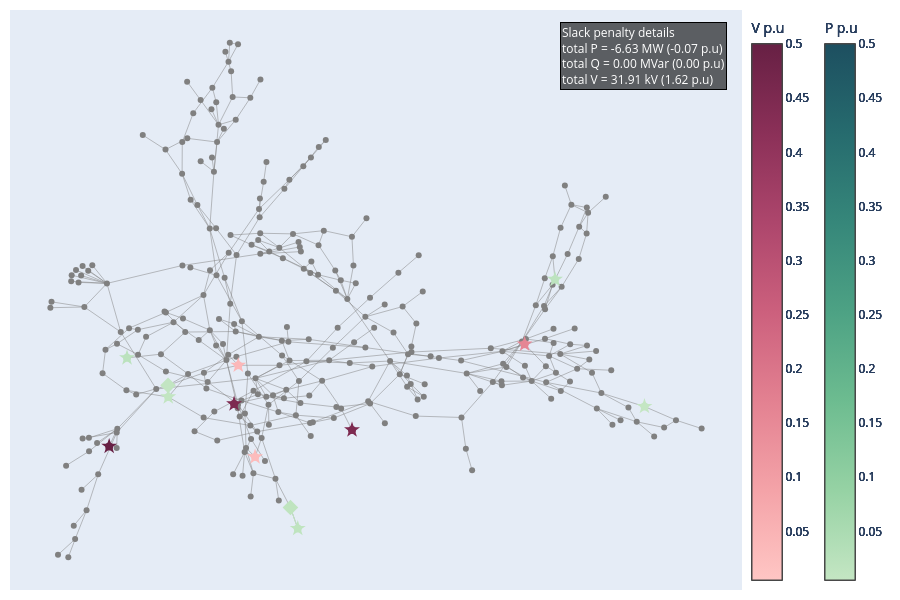

This figure's notebook cell:
### Markdown cell above
# Correction 5 : -3.2459 B528-L

### Code cell
# slack_info 
pertubation1 = "5"
data_correction5 = pd.read_csv(
    network_name +"_" + pertubation1 + ".csv",
    sep=";",
    engine="python",
    index_col=False,
   # on_bad_lines="skip",
)
# network = pn.load('./Outputs/' + network_name+"-corrected-"+pertubation1 + extension_in)
new_row = pd.read_csv(network_name+"_"+pertubation1+"_optim_info.csv", sep=";", engine="python", index_col=False)
optim_info = pd.concat([optim_info, new_row], ignore_index=True)
data_grouped_5 = data_correction5.groupby('busId')[['type','slackValue_pu','slackValue','gen','controlevoltage','transfo','shunt','load','info']].agg(unique_list)
data_grouped_5['Total_slack_abs'] = data_grouped_5['slackValue_pu'].apply(lambda x: builtins.sum(abs(slack) for slack in x) if isinstance(x, list) else abs(x))
data_grouped_5 = data_grouped_5.join(
    V_nom.drop_duplicates(subset='bus_id')[selected_columns].set_index('bus_id'),
    how='left'
)
G_5, dist, pos = network_construction(edges, data_grouped_5)
clusters = slack_subgraph(G_5, data_grouped_5)
data_grouped_5 = cluster_subgraph(G_5, clusters, data_grouped_5, dist)
fig = plot_slack_cluster(G_5, pos, clusters,data_grouped_5,data, col_centroid='centroid')
fig.show()

### Figure 1 — Plotly figure (JSON) as saved in the notebook; plotly's stock layout.template omitted (floating-point values rounded to 4 significant figures; data arrays with more than 128 entries replaced by an {"elided": "..."} marker saying what was removed)
{"data": [{"hovertemplate": "%{text}<extra></extra>", "line": {"color": "grey", "width": 0.5}, "mode": "lines", "name": "edges", "text": {"elided": "818 str values"}, "type": "scatter", "x": {"elided": "1227 float values"}, "y": {"elided": "1227 float values"}}, {"hovertemplate": "%{text}<extra></extra>", "marker": {"color": "gray", "size": 6}, "mode": "markers", "name": "All nodes", "text": {"elided": "287 str values"}, "type": "scatter", "x": {"elided": "287 float values"}, "y": {"elided": "287 float values"}}, {"hovertemplate": "%{text}<extra></extra>", "marker": {"cmax": 0.5, "cmin": 0.005093, "color": "rgb(196, 230, 195)", "colorbar": {"title": {"text": "P p.u"}, "x": 1.1}, "colorscale": [[0, "rgb(196, 230, 195)"], [0.1667, "rgb(150, 210, 164)"], [0.3333, "rgb(109, 188, 144)"], [0.5, "rgb(77, 162, 132)"], [0.6667, "rgb(54, 135, 122)"], [0.8333, "rgb(38, 107, 110)"], [1, "rgb(29, 79, 96)"]], "size": 12, "symbol": "star"}, "mode": "markers", "name": "Centroids", "text": ["Centroid: VL27_0<br>Gen: [nan]<br>Controle voltage type: N/A<br>Controle voltage location: N/A<br>Controle voltage status: N/A<br>Transfo: [nan]<br>Shunt: [nan]<br>Load: ['VL27_0_load']<br>number of nodes: 1<br>Nominal V = 115.0 kV<br><br>Total P = -0.5093 MW (-0.01 p.u)<br>Total Q = 0.00 MVar (0.00 p.u)<br>Total V = 0.00 kV (0.0000 p.u)"], "type": "scatter", "x": [0.7627], "y": [-0.2817]}, {"line": {"color": "rgb(196, 230, 195)", "width": 1}, "mode": "lines", "type": "scatter", "x": [], "y": []}, {"hovertemplate": "%{text}<extra></extra>", "marker": {"color": "rgb(196, 230, 195)", "size": 8, "symbol": "circle"}, "mode": "markers", "text": ["VL27_0<br>slack: [-0.005093] p.u <br>type: ['P']"], "type": "scatter", "x": [0.7627], "y": [-0.2817]}, {"hovertemplate": "%{text}<extra></extra>", "marker": {"cmax": 0.5, "cmin": 0.005093, "color": "rgb(252, 188, 188)", "colorbar": {"title": {"text": "V p.u"}, "x": 1}, "colorscale": [[0, "rgb(255, 198, 196)"], [0.1667, "rgb(244, 163, 168)"], [0.3333, "rgb(227, 129, 145)"], [0.5, "rgb(204, 96, 125)"], [0.6667, "rgb(173, 70, 108)"], [0.8333, "rgb(139, 48, 88)"], [1, "rgb(103, 32, 68)"]], "size": 12, "symbol": "star"}, "mode": "markers", "name": "Centroids", "text": ["Centroid: VL76_0<br>Gen: ['B76-G']<br>Controle voltage type: GENERATOR<br>Controle voltage location: [VL76_0]<br>Controle voltage status: MAIN<br>Transfo: [nan]<br>Shunt: [nan]<br>Load: ['VL76_0_load']<br>number of nodes: 1<br>Nominal V = 115.0 kV<br><br>Total P = 0.0000 MW (0.00 p.u)<br>Total Q = 0.00 MVar (0.00 p.u)<br>Total V = 3.36 kV (0.0292 p.u)"], "type": "scatter", "x": [-0.1417], "y": [-0.4594]}, {"line": {"color": "rgb(252, 188, 188)", "width": 1}, "mode": "lines", "type": "scatter", "x": [], "y": []}, {"hovertemplate": "%{text}<extra></extra>", "marker": {"color": "rgb(252, 188, 188)", "size": 8, "symbol": "circle"}, "mode": "markers", "text": ["VL76_0<br>slack: [0.029227] p.u <br>type: ['V']"], "type": "scatter", "x": [-0.1417], "y": [-0.4594]}, {"hovertemplate": "%{text}<extra></extra>", "marker": {"cmax": 0.5, "cmin": 0.005093, "color": "rgb(191, 228, 191)", "colorbar": {"title": {"text": "P p.u"}, "x": 1.1}, "colorscale": [[0, "rgb(196, 230, 195)"], [0.1667, "rgb(150, 210, 164)"], [0.3333, "rgb(109, 188, 144)"], [0.5, "rgb(77, 162, 132)"], [0.6667, "rgb(54, 135, 122)"], [0.8333, "rgb(38, 107, 110)"], [1, "rgb(29, 79, 96)"]], "size": 12, "symbol": "star"}, "mode": "markers", "name": "Centroids", "text": ["Centroid: VL528_0<br>Gen: [nan]<br>Controle voltage type: N/A<br>Controle voltage location: N/A<br>Controle voltage status: N/A<br>Transfo: [nan]<br>Shunt: [nan]<br>Load: ['VL528_0_load']<br>number of nodes: 2<br>Nominal V = 115.0 kV<br><br>Total P = -1.4414 MW (-0.01 p.u)<br>Total Q = 0.00 MVar (0.00 p.u)<br>Total V = 0.00 kV (0.0000 p.u)"], "type": "scatter", "x": [-0.04257], "y": [-0.7114]}, {"hovertemplate": "%{text}<extra></extra>", "marker": {"color": "rgb(191, 228, 191)", "size": 12, "symbol": "diamond"}, "mode": "markers", "name": "Second centroids", "text": ["Second centroid: VL70_0<br>Gen: [nan]<br>Transfo: [nan]<br>Shunt: [nan]<br>Load: ['VL70_0_load']<br>"], "type": "scatter", "x": [-0.0596], "y": [-0.6377]}, {"line": {"color": "rgb(191, 228, 191)", "width": 1}, "mode": "lines", "type": "scatter", "x": [-0.0596, -0.04257, null], "y": [-0.6377, -0.7114, null]}, {"hovertemplate": "%{text}<extra></extra>", "marker": {"color": "rgb(191, 228, 191)", "size": 8, "symbol": "circle"}, "mode": "markers", "text": ["VL70_0<br>slack: [-0.00579] p.u <br>type: ['P']", "VL528_0<br>slack: [-0.008625] p.u <br>type: ['P']"], "type": "scatter", "x": [-0.0596, -0.04257], "y": [-0.6377, -0.7114]}, {"hovertemplate": "%{text}<extra></extra>", "marker": {"cmax": 0.5, "cmin": 0.005093, "color": "rgb(251, 184, 185)", "colorbar": {"title": {"text": "V p.u"}, "x": 1}, "colorscale": [[0, "rgb(255, 198, 196)"], [0.1667, "rgb(244, 163, 168)"], [0.3333, "rgb(227, 129, 145)"], [0.5, "rgb(204, 96, 125)"], [0.6667, "rgb(173, 70, 108)"], [0.8333, "rgb(139, 48, 88)"], [1, "rgb(103, 32, 68)"]], "size": 12, "symbol": "star"}, "mode": "markers", "name": "Centroids", "text": ["Centroid: VL92_0<br>Gen: ['B92-G']<br>Controle voltage type: GENERATOR<br>Controle voltage location: [VL92_0]<br>Controle voltage status: MAIN<br>Transfo: [nan]<br>Shunt: [nan]<br>Load: ['VL92_0_load']<br>number of nodes: 1<br>Nominal V = 115.0 kV<br><br>Total P = 0.0000 MW (0.00 p.u)<br>Total Q = 0.00 MVar (0.00 p.u)<br>Total V = 4.25 kV (0.0370 p.u)"], "type": "scatter", "x": [-0.1807], "y": [-0.1364]}, {"line": {"color": "rgb(251, 184, 185)", "width": 1}, "mode": "lines", "type": "scatter", "x": [], "y": []}, {"hovertemplate": "%{text}<extra></extra>", "marker": {"color": "rgb(251, 184, 185)", "size": 8, "symbol": "circle"}, "mode": "markers", "text": ["VL92_0<br>slack: [0.036989] p.u <br>type: ['V']"], "type": "scatter", "x": [-0.1807], "y": [-0.1364]}, {"hovertemplate": "%{text}<extra></extra>", "marker": {"cmax": 0.5, "cmin": 0.005093, "color": "rgb(194, 229, 194)", "colorbar": {"title": {"text": "P p.u"}, "x": 1.1}, "colorscale": [[0, "rgb(196, 230, 195)"], [0.1667, "rgb(150, 210, 164)"], [0.3333, "rgb(109, 188, 144)"], [0.5, "rgb(77, 162, 132)"], [0.6667, "rgb(54, 135, 122)"], [0.8333, "rgb(38, 107, 110)"], [1, "rgb(29, 79, 96)"]], "size": 12, "symbol": "star"}, "mode": "markers", "name": "Centroids", "text": ["Centroid: VL109_0<br>Gen: [nan]<br>Controle voltage type: N/A<br>Controle voltage location: N/A<br>Controle voltage status: N/A<br>Transfo: [nan]<br>Shunt: [nan]<br>Load: ['VL109_0_load']<br>number of nodes: 2<br>Nominal V = 115.0 kV<br><br>Total P = -0.8748 MW (-0.01 p.u)<br>Total Q = 0.00 MVar (0.00 p.u)<br>Total V = 0.00 kV (0.0000 p.u)"], "type": "scatter", "x": [-0.3433], "y": [-0.2479]}, {"hovertemplate": "%{text}<extra></extra>", "marker": {"color": "rgb(194, 229, 194)", "size": 12, "symbol": "diamond"}, "mode": "markers", "name": "Second centroids", "text": ["Second centroid: VL110_0<br>Gen: [nan]<br>Transfo: [nan]<br>Shunt: [nan]<br>Load: ['VL110_0_load']<br>"], "type": "scatter", "x": [-0.3438], "y": [-0.2071]}, {"line": {"color": "rgb(194, 229, 194)", "width": 1}, "mode": "lines", "type": "scatter", "x": [-0.3433, -0.3438, null], "y": [-0.2479, -0.2071, null]}, {"hovertemplate": "%{text}<extra></extra>", "marker": {"color": "rgb(194, 229, 194)", "size": 8, "symbol": "circle"}, "mode": "markers", "text": ["VL109_0<br>slack: [-0.005476] p.u <br>type: ['P']", "VL110_0<br>slack: [-0.003272] p.u <br>type: ['P']"], "type": "scatter", "x": [-0.3433, -0.3438], "y": [-0.2479, -0.2071]}, {"hovertemplate": "%{text}<extra></extra>", "marker": {"cmax": 0.5, "cmin": 0.005093, "color": "rgb(187, 226, 189)", "colorbar": {"title": {"text": "P p.u"}, "x": 1.1}, "colorscale": [[0, "rgb(196, 230, 195)"], [0.1667, "rgb(150, 210, 164)"], [0.3333, "rgb(109, 188, 144)"], [0.5, "rgb(77, 162, 132)"], [0.6667, "rgb(54, 135, 122)"], [0.8333, "rgb(38, 107, 110)"], [1, "rgb(29, 79, 96)"]], "size": 12, "symbol": "star"}, "mode": "markers", "name": "Centroids", "text": ["Centroid: VL324_0<br>Gen: [nan]<br>Controle voltage type: N/A<br>Controle voltage location: N/A<br>Controle voltage status: N/A<br>Transfo: [nan]<br>Shunt: [nan]<br>Load: ['VL324_0_load']<br>number of nodes: 1<br>Nominal V = 115.0 kV<br><br>Total P = -2.1110 MW (-0.02 p.u)<br>Total Q = 0.00 MVar (0.00 p.u)<br>Total V = 0.00 kV (0.0000 p.u)"], "type": "scatter", "x": [-0.4391], "y": [-0.1103]}, {"line": {"color": "rgb(187, 226, 189)", "width": 1}, "mode": "lines", "type": "scatter", "x": [], "y": []}, {"hovertemplate": "%{text}<extra></extra>", "marker": {"color": "rgb(187, 226, 189)", "size": 8, "symbol": "circle"}, "mode": "markers", "text": ["VL324_0<br>slack: [-0.02111] p.u <br>type: ['P']"], "type": "scatter", "x": [-0.4391], "y": [-0.1103]}, {"hovertemplate": "%{text}<extra></extra>", "marker": {"cmax": 0.5, "cmin": 0.005093, "color": "rgb(189, 227, 191)", "colorbar": {"title": {"text": "P p.u"}, "x": 1.1}, "colorscale": [[0, "rgb(196, 230, 195)"], [0.1667, "rgb(150, 210, 164)"], [0.3333, "rgb(109, 188, 144)"], [0.5, "rgb(77, 162, 132)"], [0.6667, "rgb(54, 135, 122)"], [0.8333, "rgb(38, 107, 110)"], [1, "rgb(29, 79, 96)"]], "size": 12, "symbol": "star"}, "mode": "markers", "name": "Centroids", "text": ["Centroid: VL123_0<br>Gen: [nan]<br>Controle voltage type: N/A<br>Controle voltage location: N/A<br>Controle voltage status: N/A<br>Transfo: [nan]<br>Shunt: [nan]<br>Load: ['VL123_0_load']<br>number of nodes: 1<br>Nominal V = 115.0 kV<br><br>Total P = -1.6906 MW (-0.02 p.u)<br>Total Q = 0.00 MVar (0.00 p.u)<br>Total V = 0.00 kV (0.0000 p.u)"], "type": "scatter", "x": [0.5549], "y": [0.1661]}, {"line": {"color": "rgb(189, 227, 191)", "width": 1}, "mode": "lines", "type": "scatter", "x": [], "y": []}, {"hovertemplate": "%{text}<extra></extra>", "marker": {"color": "rgb(189, 227, 191)", "size": 8, "symbol": "circle"}, "mode": "markers", "text": ["VL123_0<br>slack: [-0.016906] p.u <br>type: ['P']"], "type": "scatter", "x": [0.5549], "y": [0.1661]}, {"hovertemplate": "%{text}<extra></extra>", "marker": {"cmax": 0.5, "cmin": 0.005093, "color": "rgb(229, 134, 148)", "colorbar": {"title": {"text": "V p.u"}, "x": 1}, "colorscale": [[0, "rgb(255, 198, 196)"], [0.1667, "rgb(244, 163, 168)"], [0.3333, "rgb(227, 129, 145)"], [0.5, "rgb(204, 96, 125)"], [0.6667, "rgb(173, 70, 108)"], [0.8333, "rgb(139, 48, 88)"], [1, "rgb(103, 32, 68)"]], "size": 12, "symbol": "star"}, "mode": "markers", "name": "Centroids", "text": ["Centroid: VL7001_2<br>Gen: ['B7003-G']<br>Controle voltage type: GENERATOR<br>Controle voltage location: [VL7001_2]<br>Controle voltage status: MAIN<br>Transfo: [nan]<br>Shunt: [nan]<br>Load: [nan]<br>number of nodes: 1<br>Nominal V = 13.8 kV<br><br>Total P = 0.0000 MW (0.00 p.u)<br>Total Q = 0.00 MVar (0.00 p.u)<br>Total V = 2.20 kV (0.1591 p.u)"], "type": "scatter", "x": [0.4844], "y": [-0.06209]}, {"line": {"color": "rgb(229, 134, 148)", "width": 1}, "mode": "lines", "type": "scatter", "x": [], "y": []}, {"hovertemplate": "%{text}<extra></extra>", "marker": {"color": "rgb(229, 134, 148)", "size": 8, "symbol": "circle"}, "mode": "markers", "text": ["VL7001_2<br>slack: [0.159114] p.u <br>type: ['V']"], "type": "scatter", "x": [0.4844], "y": [-0.06209]}, {"hovertemplate": "%{text}<extra></extra>", "marker": {"cmax": 0.5, "cmin": 0.005093, "color": "rgb(125, 42, 80)", "colorbar": {"title": {"text": "V p.u"}, "x": 1}, "colorscale": [[0, "rgb(255, 198, 196)"], [0.1667, "rgb(244, 163, 168)"], [0.3333, "rgb(227, 129, 145)"], [0.5, "rgb(204, 96, 125)"], [0.6667, "rgb(173, 70, 108)"], [0.8333, "rgb(139, 48, 88)"], [1, "rgb(103, 32, 68)"]], "size": 12, "symbol": "star"}, "mode": "markers", "name": "Centroids", "text": ["Centroid: VL7039_0<br>Gen: ['B7039-G']<br>Controle voltage type: GENERATOR<br>Controle voltage location: [VL7039_0]<br>Controle voltage status: MAIN<br>Transfo: [nan]<br>Shunt: [nan]<br>Load: [nan]<br>number of nodes: 1<br>Nominal V = 20.0 kV<br><br>Total P = 0.0000 MW (0.00 p.u)<br>Total Q = 0.00 MVar (0.00 p.u)<br>Total V = 9.00 kV (0.4500 p.u)"], "type": "scatter", "x": [0.08345], "y": [-0.3643]}, {"line": {"color": "rgb(125, 42, 80)", "width": 1}, "mode": "lines", "type": "scatter", "x": [], "y": []}, {"hovertemplate": "%{text}<extra></extra>", "marker": {"color": "rgb(125, 42, 80)", "size": 8, "symbol": "circle"}, "mode": "markers", "text": ["VL7039_0<br>slack: [0.45] p.u <br>type: ['V']"], "type": "scatter", "x": [0.08345], "y": [-0.3643]}, {"hovertemplate": "%{text}<extra></extra>", "marker": {"cmax": 0.5, "cmin": 0.005093, "color": "rgb(125, 42, 80)", "colorbar": {"title": {"text": "V p.u"}, "x": 1}, "colorscale": [[0, "rgb(255, 198, 196)"], [0.1667, "rgb(244, 163, 168)"], [0.3333, "rgb(227, 129, 145)"], [0.5, "rgb(204, 96, 125)"], [0.6667, "rgb(173, 70, 108)"], [0.8333, "rgb(139, 48, 88)"], [1, "rgb(103, 32, 68)"]], "size": 12, "symbol": "star"}, "mode": "markers", "name": "Centroids", "text": ["Centroid: VL7049_0<br>Gen: ['B7049-G']<br>Controle voltage type: GENERATOR<br>Controle voltage location: [VL7049_0]<br>Controle voltage status: MAIN<br>Transfo: [nan]<br>Shunt: [nan]<br>Load: [nan]<br>number of nodes: 1<br>Nominal V = 13.8 kV<br><br>Total P = 0.0000 MW (0.00 p.u)<br>Total Q = 0.00 MVar (0.00 p.u)<br>Total V = 6.20 kV (0.4493 p.u)"], "type": "scatter", "x": [-0.1905], "y": [-0.2727]}, {"line": {"color": "rgb(125, 42, 80)", "width": 1}, "mode": "lines", "type": "scatter", "x": [], "y": []}, {"hovertemplate": "%{text}<extra></extra>", "marker": {"color": "rgb(125, 42, 80)", "size": 8, "symbol": "circle"}, "mode": "markers", "text": ["VL7049_0<br>slack: [0.4493] p.u <br>type: ['V']"], "type": "scatter", "x": [-0.1905], "y": [-0.2727]}, {"hovertemplate": "%{text}<extra></extra>", "marker": {"cmax": 0.5, "cmin": 0.005093, "color": "rgb(103, 32, 68)", "colorbar": {"title": {"text": "V p.u"}, "x": 1}, "colorscale": [[0, "rgb(255, 198, 196)"], [0.1667, "rgb(244, 163, 168)"], [0.3333, "rgb(227, 129, 145)"], [0.5, "rgb(204, 96, 125)"], [0.6667, "rgb(173, 70, 108)"], [0.8333, "rgb(139, 48, 88)"], [1, "rgb(103, 32, 68)"]], "size": 12, "symbol": "star"}, "mode": "markers", "name": "Centroids", "text": ["Centroid: VL9051_3<br>Gen: ['B9054-G']<br>Controle voltage type: GENERATOR<br>Controle voltage location: [VL9051_3]<br>Controle voltage status: MAIN<br>Transfo: [nan]<br>Shunt: [nan]<br>Load: [nan]<br>number of nodes: 1<br>Nominal V = 13.8 kV<br><br>Total P = 0.0000 MW (0.00 p.u)<br>Total Q = 0.00 MVar (0.00 p.u)<br>Total V = 6.90 kV (0.5000 p.u)"], "type": "scatter", "x": [-0.4806], "y": [-0.4221]}, {"line": {"color": "rgb(103, 32, 68)", "width": 1}, "mode": "lines", "type": "scatter", "x": [], "y": []}, {"hovertemplate": "%{text}<extra></extra>", "marker": {"color": "rgb(103, 32, 68)", "size": 8, "symbol": "circle"}, "mode": "markers", "text": ["VL9051_3<br>slack: [0.5] p.u <br>type: ['V']"], "type": "scatter", "x": [-0.4806], "y": [-0.4221]}], "layout": {"annotations": [{"align": "left", "bgcolor": "rgba(0,0,0,0.6)", "bordercolor": "black", "borderwidth": 1, "font": {"color": "white", "size": 12}, "showarrow": false, "text": "Slack penalty details <br>total P = -6.63 MW (-0.07 p.u)<br>total Q = 0.00 MVar (0.00 p.u)<br>total V = 31.91 kV (1.62 p.u)", "x": 0.98, "xref": "paper", "y": 0.98, "yref": "paper"}], "height": 600, "margin": {"b": 10, "l": 10, "r": 10, "t": 10}, "showlegend": false, "width": 900, "xaxis": {"visible": false}, "yaxis": {"visible": false}}}
